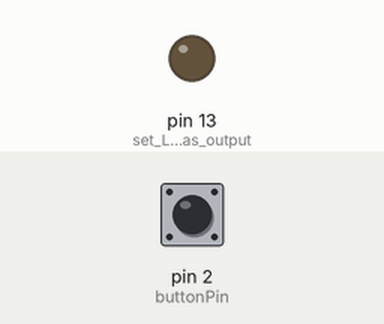
Bench run of a sketch on a simulated Arduino Uno, built with avr-gcc and run on an emulated ATmega328P. On the bench: output pins drawn as LEDs (lit = HIGH). Dashed ring = blinking. The test bench sets the inputs (shaded band); at power-on: pin 2 (buttonPin) HIGH. What the sketch prints to the serial monitor is not drawn.

Above: at 1.2 s.
1.3 s: pin 2 (buttonPin) pulled LOW for 0.15 s
At 1.57 s:
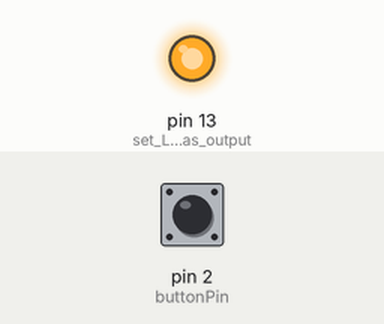
3.2 s: pin 2 (buttonPin) pulled LOW for 1 s
At 4.32 s:
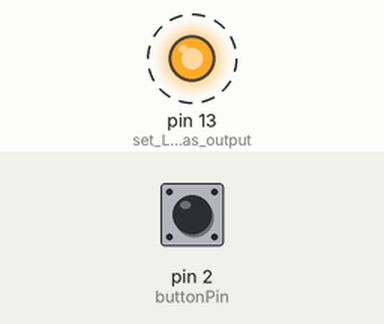
6.7 s: pin 2 (buttonPin) pulsed LOW 2 times (0.12 s each, 0.3 s apart)
At 8.6 s:
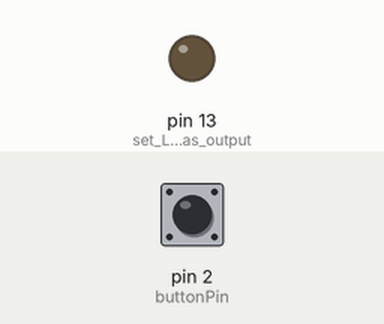
9.8 s: pin 2 (buttonPin) pulsed LOW 5 times (0.12 s each, 0.3 s apart)
At 10.04 s:
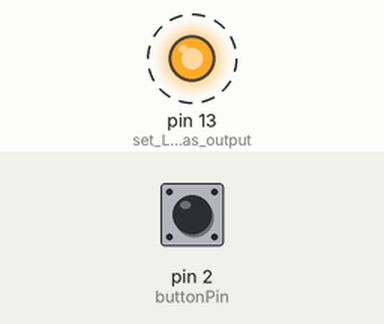
Timing chart, 0 to 13.2 s (numbered marks = the images above; inputs shaded):
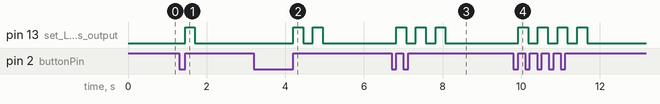

The sketch:

Arduino_UART_code_com_correcao_de_clock.ino
```cpp
const int buttonPin = 2;
int blinkCount = 0;
const int blinkT = 500;

void blink(int num_blinks, int period)
{
  while(num_blinks--)
  {
    digitalWrite(LED_BUILTIN, HIGH);
    delay(period/2);
    digitalWrite(LED_BUILTIN, LOW);
    delay(period/2);
  }
}

void setup()
{
  CLKPR = 0x80;
  CLKPR = 0x01;
  pinMode(LED_BUILTIN, OUTPUT);      // set LED pin as output
  pinMode(buttonPin, INPUT_PULLUP);
  digitalWrite(LED_BUILTIN, LOW);    // switch off LED pin
  Serial.begin(9600);            // initialize UART with baud rate of 9600
}

void loop() {
  if(Serial.available())
  {
    char receivedData = Serial.read();
    if ((receivedData>0)&&(receivedData<6))
    {
      blink(receivedData, blinkT);
      Serial.write(receivedData);
    }
  }
  if(digitalRead(buttonPin)==0)
  {
    while(digitalRead(buttonPin)==0);
    blinkCount = (blinkCount+1)%6;
    blink(blinkCount, blinkT);
    Serial.write(blinkCount);
  }
}
```

Measured:
- after the input at 1.3 s, pin 13 (set_LED_pin_as_output): LOW → HIGH after 0.15 s, → LOW 0.25 s later
- after the input at 3.2 s, pin 13 (set_LED_pin_as_output): alternates HIGH for 0.25 s and LOW for 0.25 s, 4 changes in all, then stays LOW, starting after 1.0 s
- after the input at 6.7 s, pin 13 (set_LED_pin_as_output): alternates HIGH for 0.25 s and LOW for 0.25 s, 6 changes in all, then stays LOW, starting after 0.12 s
- after the input at 9.8 s, pin 13 (set_LED_pin_as_output): alternates HIGH for 0.25 s and LOW for 0.25 s, 8 changes in all, then stays LOW, starting after 0.12 s
